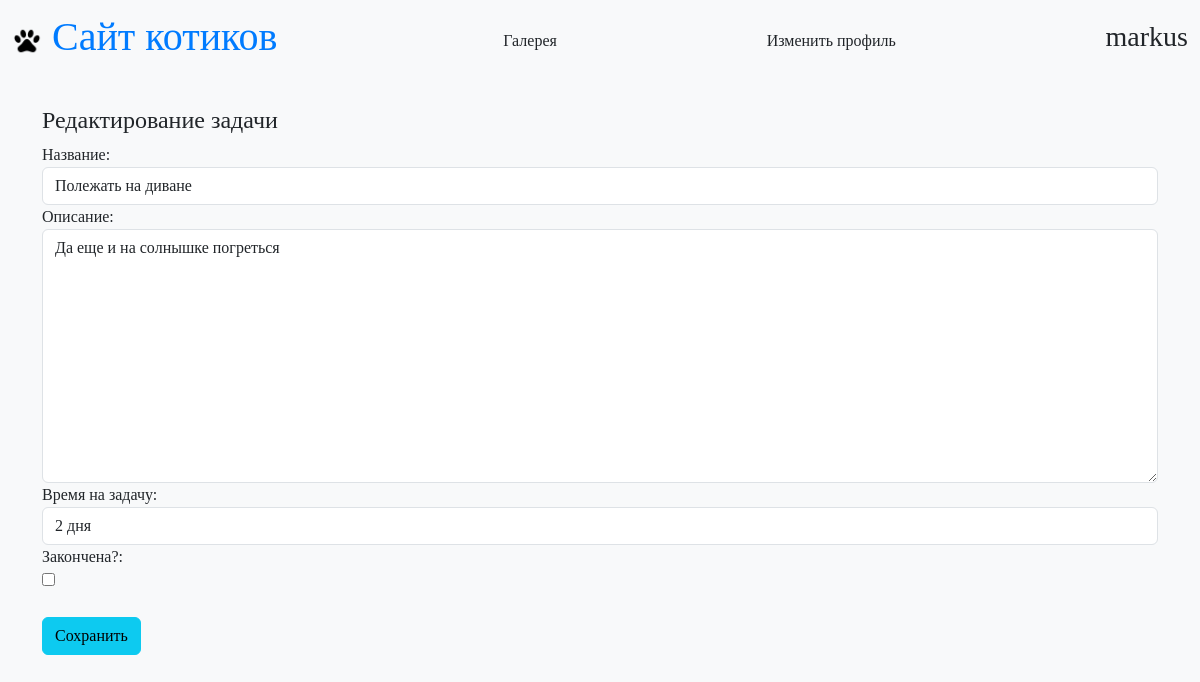
/edit_task/6/ (signed in), run on the app's committed database.
### main/models.py (models this page shows, shortened)
class User(AbstractUser):
    username = models.CharField(max_length=100, unique=True, null=False, blank=False, default='username')
    name = models.CharField(max_length=100, null=False, blank=False, default='default name')
    surname = models.CharField(max_length=100, null=True)
    email = models.EmailField(unique=True, null=False, blank=False, default='default@example.com')
    birth_date = models.DateField(null=True)
    city = models.CharField(max_length=100, null=False, blank=False, default='default city')
    toy = models.CharField(max_length=100, null=False, blank=False, default='default toy')
    modified_date = models.DateTimeField(default=timezone.now)

class Task(models.Model):
    user = models.ForeignKey(settings.AUTH_USER_MODEL, on_delete=models.CASCADE, verbose_name='Пользователь', related_name='tasks', default=None, null=True)
    title = models.CharField('Название', max_length=100, null=False, blank=False)
    task = models.TextField('Описание', null=False, blank=False)
    work_size = models.CharField('Время на задачу', max_length=100, null=True)
    start_date = models.DateField('Дата начала', default=None, null=True)
    end_date = models.DateField('Дата окончания', default=None, null=True)
    is_finished = models.BooleanField('Закончена?', default=False)
    class Meta:
        verbose_name = 'Задача'
        verbose_name_plural = 'Задачи'

### main/views.py (the view, shortened to what this page needs)
# urls.py: path('edit_task/<int:task_id>/', views.EditTask.as_view(), name='edit_task'),
class EditTask(View):
    template_name = 'tasks/edit_task.html'
    def get(self, request, task_id):
        task = get_object_or_404(Task, id=task_id)
        contex = {'form': EditTaskForm(instance=task), 'task': task}
        return render(request, self.template_name, contex)

### main/forms.py
class EditTaskForm(forms.ModelForm):
    class Meta:
        model = Task
        fields = ['title', 'task', 'work_size', 'is_finished']
        labels = {
            'title': 'Название',
            'task': 'Описание',
            'work_size': 'Время на задачу',
            'is_finished': 'Закончена?'
        }

### main/templates/tasks/edit_task.html (shortened to what this page needs)
{% extends "main/base.html" %}
{% load widget_tweaks %}
{% block content %}
    <h4>Редактирование задачи</h4>
    <form action="{% url 'edit_task' task.id %}" method="post">
        {{ form.title.label }}:<br>
         <div>
                {{ form.title|add_class:'form-control' }}
         </div>
        {{ form.task.label }}:<br>
         <div>
                {{ form.task|add_class:'form-control' }}
         </div>
        {{ form.work_size.label }}:<br>
         <div>
                {{ form.work_size|add_class:'form-control' }}
         </div>
        {{ form.is_finished.label }}:<br>
         <div>
                {{ form.is_finished }}
         </div>
        <br>
        <button type="submit" class="btn btn-info">Сохранить</button>
    </form>
{% endblock %}

### main/templates/main/base.html (shortened to what this page needs)
{% load static %}
<!doctype html>
<html lang="en">
<head>
    <link href="https://cdn.jsdelivr.net/npm/bootstrap@5.3.3/dist/css/bootstrap.min.css"
      rel="stylesheet"
>
    <link rel="stylesheet" type="text/css" href="{% static 'main/css/style.css' %}"/>
</head>
<body>
<header>
<nav class="navbar bg-body-tertiary">
  <div class="container-fluid">
    <a class="navbar-brand" href="{% url 'home' %}">
        <img src="{% static 'main/img/paw_icon.ico' %}" alt="Cat Paw" class="cat-paw">
        <h1>Сайт котиков</h1>
    </a>
      <a class="nav-link" href="{% url 'galery' %}">Галерея</a>
      {% if user.is_authenticated %}
    <a class="nav-link" href="{% url 'edit_profile' %}">Изменить профиль</a>
    <a class="nav-link" href="#" onclick="event.preventDefault(); document.getElementById('logout-form').submit();"><h3>{{ user.username }}</h3></a>
      {% else %}
    <form class="d-flex ms-auto">
      <a class="btn btn-register" href="{% url 'register' %}">Зарегистрироваться</a>
      <a class="btn btn-login ml-2" href="{% url 'login' %}">Войти</a>
    </form>
      {% endif %}
  </div>
</nav>
</header>
<main role="main" class="container mt-4">
    {% block content %}{% endblock %}
</main>
</body>
</html>

### main/static/main/css/style.css (style rules this page uses)
body { font-family: 'Comic Sans MS', cursive; background-color: #f8f9fa; }
.navbar { background-color: #e3f2fd; display: flex; justify-content: space-between; align-items: center; }
.navbar-brand { display: flex; align-items: center; }
.navbar-brand h1 { font-family: 'Comic Sans MS', cursive; color: #007bff; margin-left: 10px; }
.cat-paw { width: 30px; height: 30px; }

### data on the page
User: username "markus"
Task: title "Полежать на диване", task "Да еще и на солнышке погреться", work_size "2 дня"
